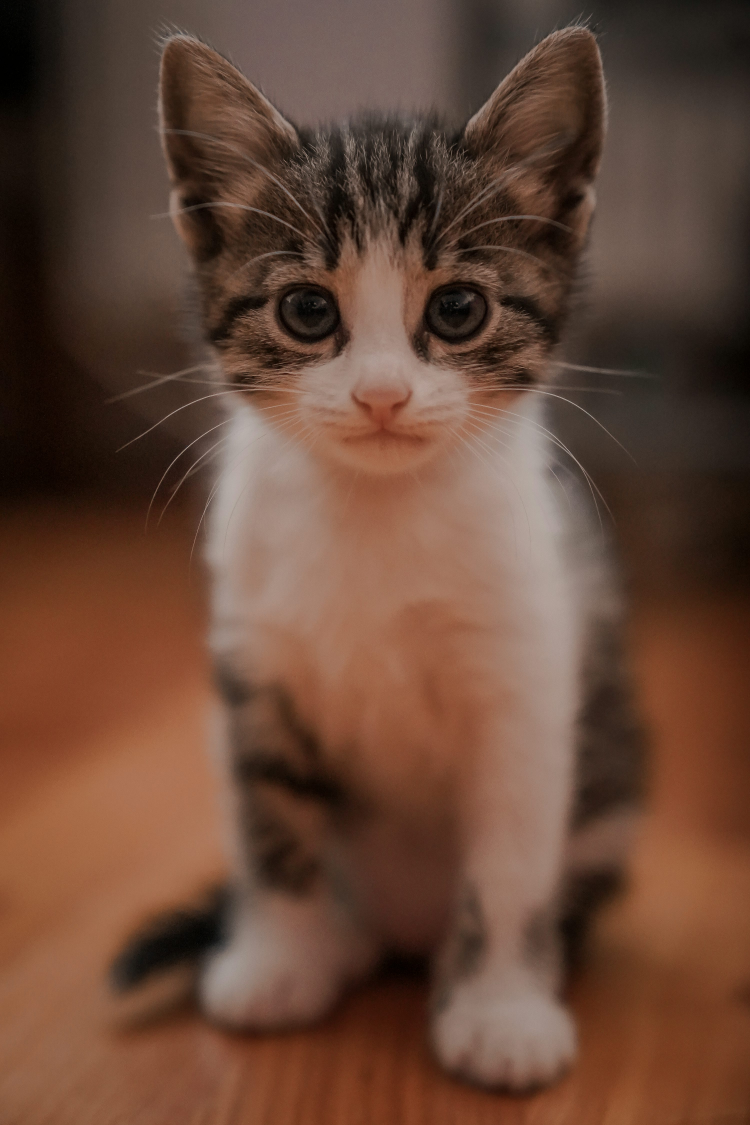
#> input picture Basic Image/cat.jpg, 3000 x 4500 px, found by its file name (shown at 1/4 size)
$ python flip_the_image.py
#> lines starting #> are read from the running program, lines starting #| are printed output that depends on the picture
import cv2

# Resizing the image
image_path = r"E:\open_cv_project\cat.jpg"
org_img = cv2.imread(image_path, flags=1)
#> org_img is the input picture: shape (4500, 3000, 3); mean B, G, R 55.2, 71.3, 103.3
print(f"Image shape - {org_img.shape}--[height,width,color_channel]")
#| Image shape - (4500, 3000, 3)--[height,width,color_channel]
image_resize = cv2.resize(org_img, dsize=(500, 550))
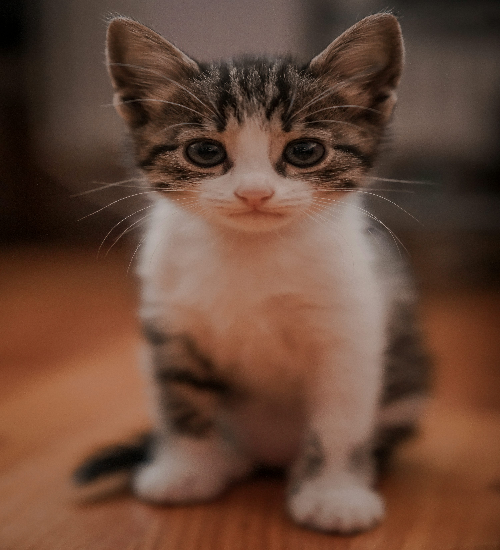
#> image_resize: shape (550, 500, 3); mean B, G, R 55.2, 71.2, 103.3
cv2.imshow("Original Cat", image_resize)

# Flip the image vertical flip
image_hori = cv2.flip(image_resize, 0)
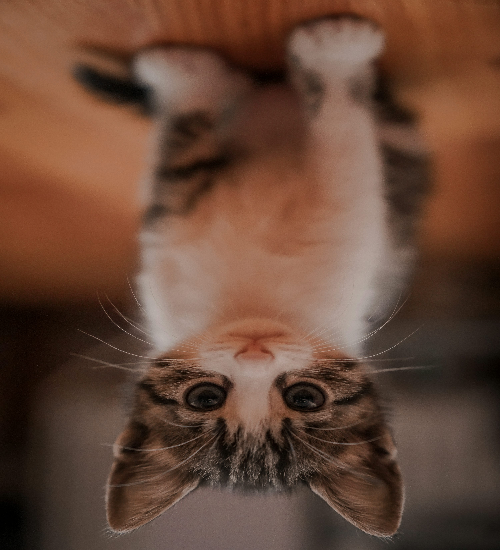
#> image_hori: shape (550, 500, 3); mean B, G, R 55.2, 71.2, 103.3
cv2.imshow("Vertical Flip", image_hori)

# Flip the image horizontal flip
image_vert = cv2.flip(image_resize, 1)
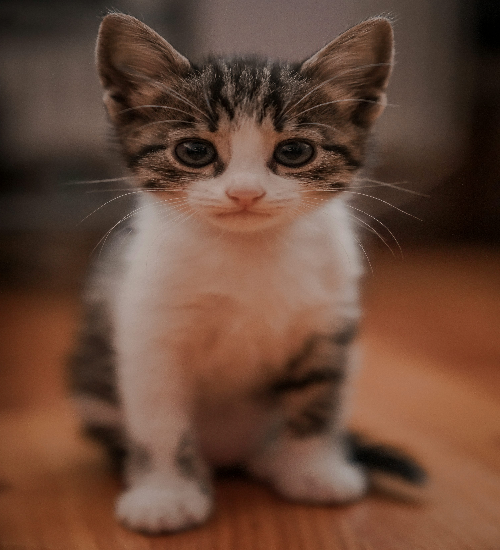
#> image_vert: shape (550, 500, 3); mean B, G, R 55.2, 71.2, 103.3
cv2.imshow("Horizontal flip", image_vert)
cv2.waitKey()
cv2.destroyAllWindows()
